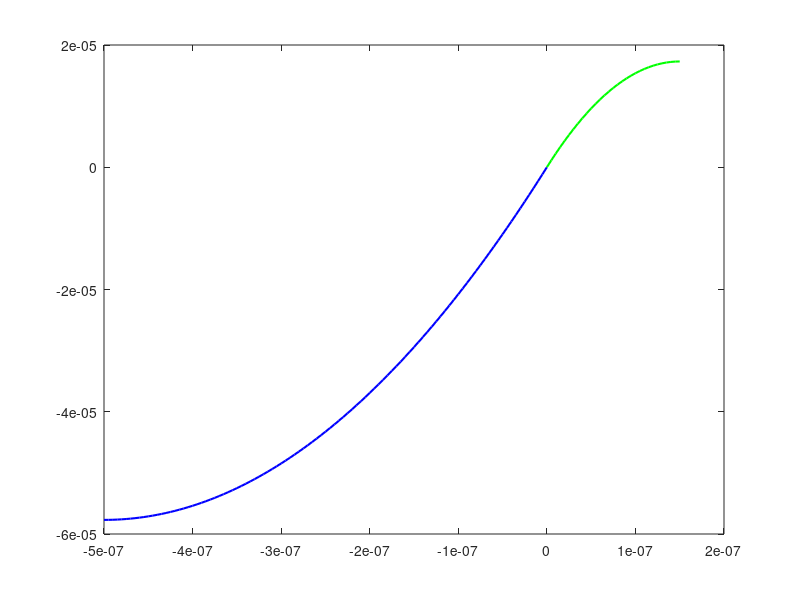

This figure's MATLAB source:
clc; clear;
% parameters
q = 1.6e-19; 
Nd = 1e16; 
Na = 0.3e16;
xn = 0.15e-6;
xp = 0.5e-6;
h = 0.005e-6;
epsilon = 1.04e-12; 
x_plot = -xp:h:xn; 

% p-type region 
xp_range = -xp:h:0; 
Np = round(xp/h); 

Ap = -2 * eye(Np+1);
Ap(1,1) = 1;
Ap(1,2) = -1;
Ap(Np+1,Np+1) = 1;  

for i=1:Np-1
    Ap(i+1,i) = 1;
    Ap(i+1,i+2) = 1;
end

bp = (h^2)*(q*Na)/epsilon .* ones(1,Np+1);
bp(1) = (-(h^2)/2)*(q*Na)/epsilon; 
bp(Np+1) = 0;

phi_p = Ap\bp'; 

% n-type region 
xn_range = 0:h:xn; 
Nn = round(xn/h);

An = -2 * eye(Nn+1);
An(1,1)=1;
An(Nn+1,Nn)=1; 
An(Nn+1,Nn+1)=-1;  

for i=1:Nn-1
    An(i+1,i)=1;
    An(i+1,i+2)=1;
end

bn = (h^2)*(-q*Nd)/epsilon .* ones(1,Nn+1);
bn(1) = 0; 
bn(Nn+1) = ((h^2)/2)*(-q*Nd)/epsilon; 

phi_n = An\bn'; 

plot(xp_range,phi_p,'b','LineWidth',1.5)
hold on;
plot(xn_range,phi_n,'g','LineWidth',1.5)
